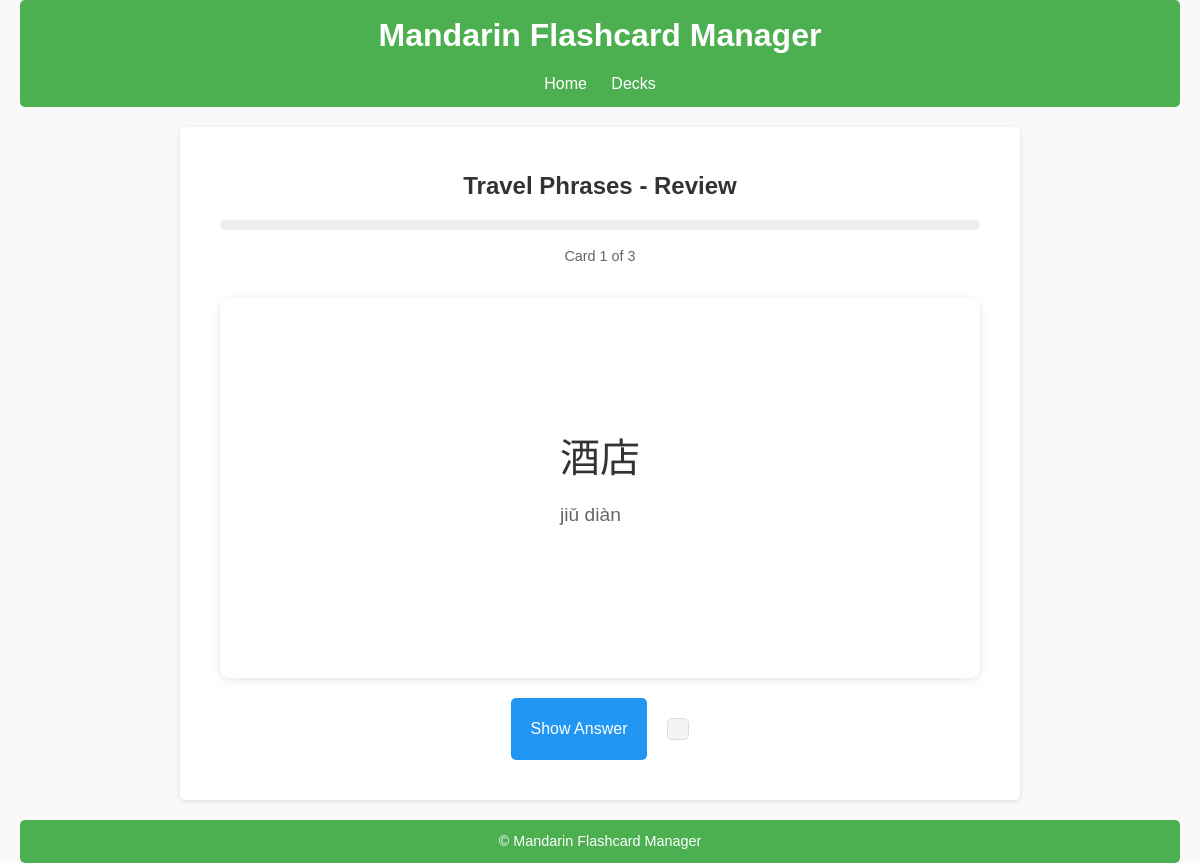
Screenshot of /review/7 with the database file from the repository.
### src/database/models/deck.py (models this page shows)
class Deck(Base):
    __tablename__ = "decks"
    id = Column(Integer, primary_key=True, index=True)
    name = Column(String, unique=True, nullable=False)
    description = Column(String, nullable=True)
    flashcards = relationship("Flashcard", back_populates="deck", cascade="all, delete")

### src/database/models/flashcard.py (models this page shows)
class Flashcard(Base):
    __tablename__ = "flashcards"
    id = Column(Integer, primary_key=True, index=True)
    deck_id = Column(Integer, ForeignKey("decks.id", ondelete="CASCADE"), nullable=False)
    word = Column(String, nullable=False)
    pinyin = Column(String, nullable=False)
    translation = Column(String, nullable=False)
    example_sentence = Column(String, nullable=True)  # nullable=True since it's optional
    deck = relationship("Deck", back_populates="flashcards")

### src/routes/review.py (the view)
@review_bp.route('/review/<int:deck_id>')
def start_review(deck_id):
    db = SessionLocal()
    try:
        deck = db.query(Deck).get(deck_id)
        if not deck:
            return "Deck not found", 404
        flashcards = db.query(Flashcard).filter_by(deck_id=deck_id).all()
        if not flashcards:
            return "No flashcards in this deck", 404
        random.shuffle(flashcards)
        session['cards_to_review'] = [card.id for card in flashcards]
        session['current_card_index'] = 0
        return render_template('review.html',
                               deck=deck,
                               card=flashcards[0],
                               current_card_index=0,
                               progress=0,
                               total=len(flashcards))
    finally:
        db.close()

### src/templates/review.html (shortened to what this page needs)
{% extends "base.html" %}
{% block content %}
<div class="review-container">
    <div class="review-header">
        <h2>{{ deck.name }} - Review</h2>
        <div class="progress-bar">
        </div>
        <div class="progress-text">
            Card {{ current_card_index + 1 }} of {{ total }}
        </div>
    </div>
    <div class="flashcard" id="flashcard">
        <div class="card-front" id="cardFront">
            <div class="chinese-text">{{ card.word }}</div>
            <div class="pinyin">{{ card.pinyin }}</div>
        </div>
    </div>
    <div class="review-actions">
        <button onclick="flipCard()" class="button flip-btn" id="flipButton">Show Answer</button>
        <form action="{{ url_for('review.next_card', deck_id=deck.id) }}" method="POST" class="next-form">
        </form>
    </div>
</div>
{% endblock %}

### src/static/styles.css (style rules this page uses)
body, h1, h2, h3, p, ul, li, a, button, input, label { margin: 0; padding: 0; box-sizing: border-box; }
body { font-family: Arial, sans-serif; background-color: #f9f9f9; color: #333; line-height: 1.6; padding: 0 20px; }
form { margin: 20px 0; padding: 10px; background: #f4f4f4; border: 1px solid #ddd; border-radius: 5px; }
.review-container { max-width: 800px; margin: 0 auto; padding: 20px; }
.review-header { margin-bottom: 30px; text-align: center; }
.progress-bar { width: 100%; height: 10px; background-color: #eee; border-radius: 5px; margin: 15px 0; overflow: hidden; }
.progress-text { color: #666; font-size: 0.9em; }
.flashcard { background-color: white; border-radius: 10px; box-shadow: 0 2px 10px rgba(0,0,0,0.1); padding: 40px; margin: 20px 0; min-height: 300px; display: flex; flex-direction: column; justify-content: center; align-items: center; cursor: pointer; }
.chinese-text { font-size: 2.5em; margin-bottom: 10px; }
.pinyin { font-size: 1.2em; color: #666; margin-bottom: 20px; }
.review-actions { display: flex; justify-content: center; gap: 20px; margin-top: 20px; }
.flip-btn { background-color: #2196F3; color: white; }
.button { padding: 10px 20px; border: none; border-radius: 5px; cursor: pointer; font-size: 1em; transition: background-color 0.3s; }

### rows the page displays
Deck: name "Travel Phrases"
Flashcard: word "酒店", pinyin "jiǔ diàn"

### other values shown
{{ current_card_index + 1 }} "1"
{{ total }} "3"
